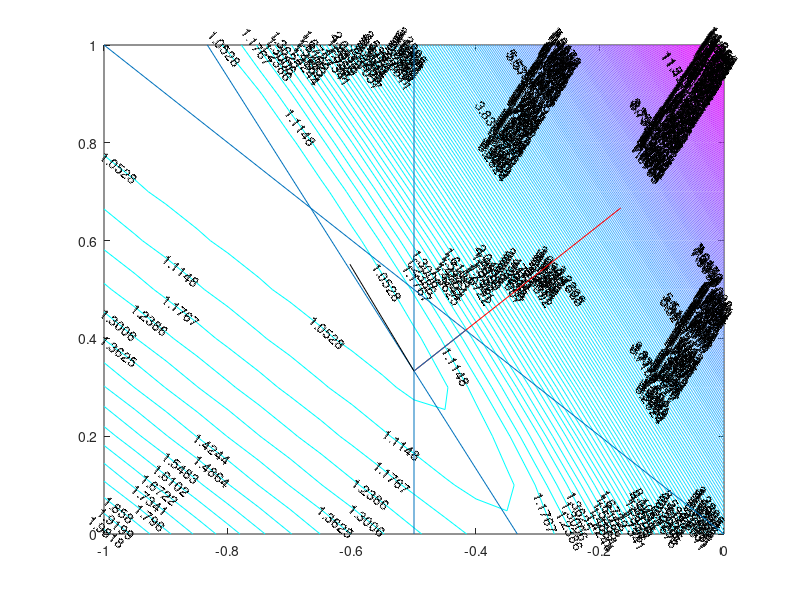

Source code (MATLAB):
function egdrawcontourNN()
[X,Y] = meshgrid(-1:.05:0,0:.1:1);
Z=der(X,Y);
% mesh(X,Y,Z)
[C,h] = contour(X,Y,Z);
set(h,'ShowText','on','LevelStep',get(h,'LevelStep')*0.05)
colormap cool
hold on
line([0,-1],[0,1])
line([-0.5,-0.5],[0,1])
% line([-1,0],[0,2/3])
line([-1/3,-5/6],[0,1])
g=gradient(-0.5,1/3);
gf=FM(-0.5,1/3);
gn=newton(-0.5,1/3);
H=line([-0.5,g(1)-0.5],[1/3,g(2)+1/3]);
 set(H,'Color','red')
H=line([-0.5,gf(1)-0.5],[1/3,gf(2)+1/3]);
 set(H,'Color','black')
line([-0.5,gn(1)-0.5],[1/3,gn(2)+1/3]);
der(-0.5,1/3)
end
function Z=der(X,Y)
Z1=1-X-Y;
Z1(Z1<0)=0;
Z2=1+X+Y;
Z2(Z2<0)=0;
Z3=0.5+X;
Z3(Z3<0)=0;
% Z4=-2-2*X+3*Y;
Z4=2+6*X+3*Y;
Z4(Z4<0)=0;
Z=Z1.*Z1+Z2.*Z2+Z3.*Z3+Z4.*Z4;
Z=Z./2
end

function g=gradient(x,y)
% A=[1,1;-1,-1;1,0;2,-3];
% b=[1;1;-0.5;-2];
A=[1,1;-1,-1;-1,0;-6,-3];
b=[1;1;0.5;2];
bA=b-A*[x;y];
bA(bA<0)=0;
g=A'*bA;
end

function gf=FM(x,y)
% A=[1,1;-1,-1;1,0;2,-3];
% b=[1;1;-0.5;-2];
A=[1,1;-1,-1;-1,0;-6,-3];
b=[1;1;0.5;2];
bA=b-A*[x;y];
bA(bA<0)=0;
g=A'*bA;
gf=inv(A'*A)*g
end

function gn=newton(x,y)
% A=[1,1;-1,-1;1,0;2,-3];
% b=[1;1;-0.5;-2];
A=[1,1;-1,-1;-1,0;-6,-3];
b=[1;1;0.5;2];
bA=b-A*[x;y];
NA=(bA>0);
AI=A(NA,:);
rI=b(NA)-AI*[x;y];
g=AI'*rI;
gn=(AI'*AI)\g
end